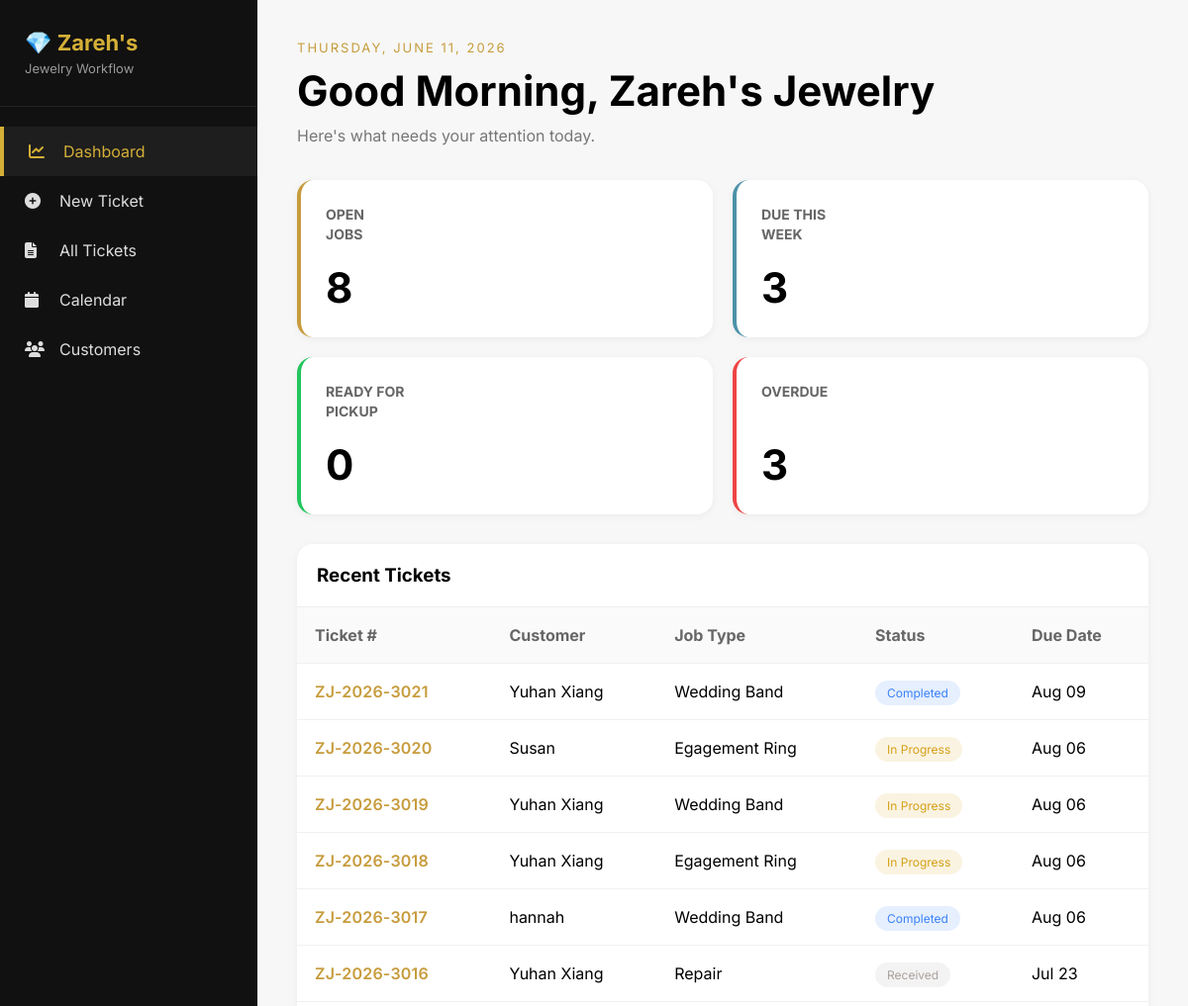
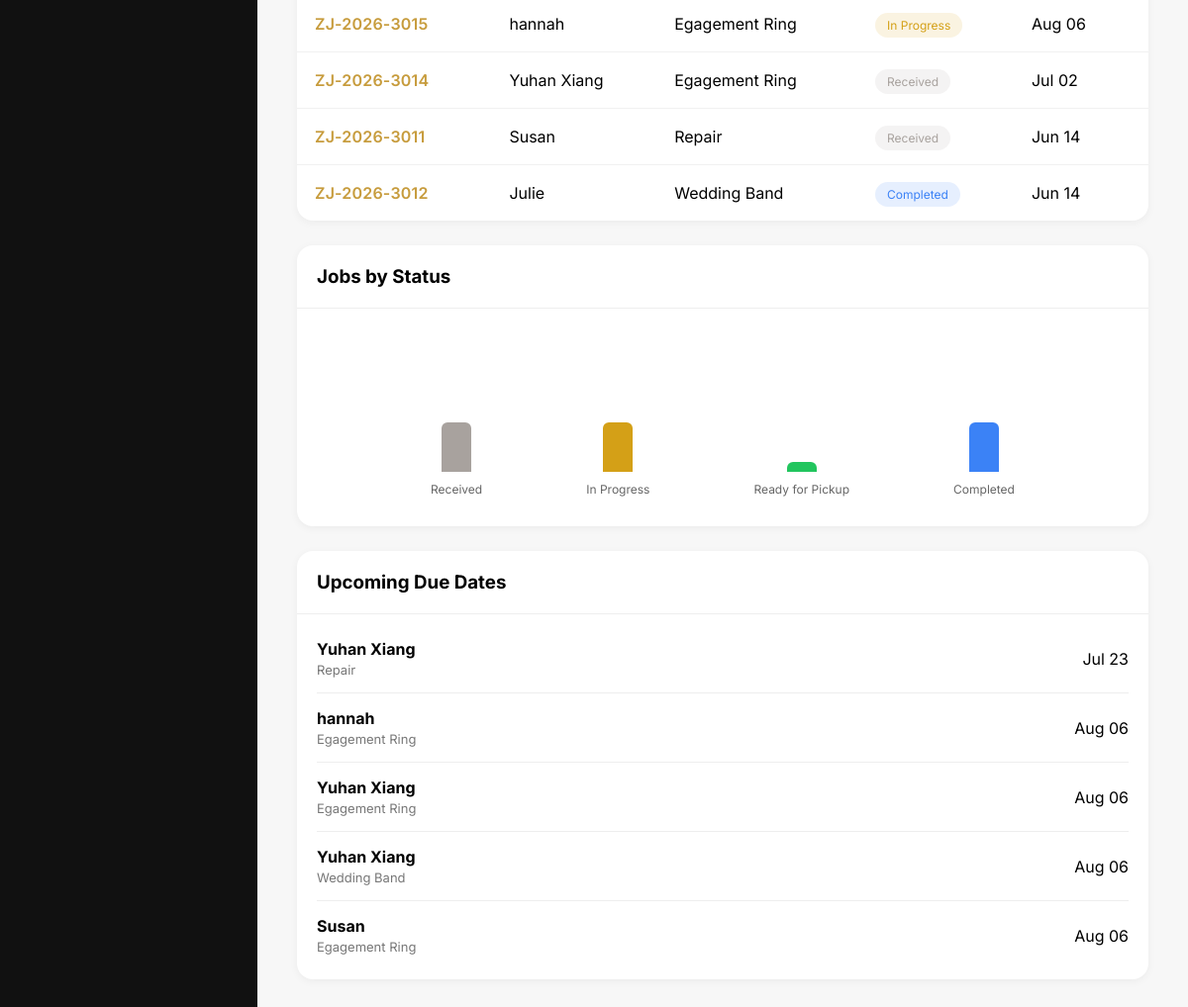
The page / on the database its author committed (2 pictures, top to bottom).
### core/models.py (models this page shows, shortened)
class Ticket(models.Model):
    ticket_number = models.CharField(
        max_length=20,
        unique=True
    )
    customer = models.ForeignKey(
        Customer,
        on_delete=models.CASCADE,
        related_name="tickets"
    )
    job_type = models.ForeignKey(
        JobType,
        on_delete=models.PROTECT
    )
    status = models.ForeignKey(
        Status,
        on_delete=models.PROTECT
    )
    description = models.TextField()
    created_date = models.DateTimeField(auto_now_add=True)
    due_date = models.DateField()
    price = models.DecimalField(
        max_digits=10,
        decimal_places=2,
        blank=True,
        null=True
    )
    completed_date = models.DateField(
        blank=True,
        null=True
    )

class Customer(models.Model):
    name = models.CharField(max_length=100)
    phone = models.CharField(max_length=20)
    email = models.EmailField(blank=True, null=True)
    note = models.TextField(blank=True)
    created_date = models.DateTimeField(auto_now_add=True)
    class Meta:
        ordering = ["name"]

class JobType(models.Model):
    type = models.CharField(max_length=100, unique=True)
    duration = models.PositiveIntegerField(default=7)

class Status(models.Model):
    status = models.CharField(max_length=50, unique=True)
    color = models.CharField(max_length=20, default="#c79c3d")

### core/views.py (the view)
# urls.py: path('', views.dashboard, name='dashboard'),
def dashboard(request):
    today = timezone.now().date()
    start_of_week = today - timedelta(days=today.weekday())
    end_of_week = start_of_week + timedelta(days=6)
    three_months_ago = today - timedelta(days=90)
    recent_tickets = Ticket.objects.filter(
        created_date__gte=three_months_ago
    ).order_by('-created_date')[:10]
    open_jobs = Ticket.objects.exclude(
        status__status="Completed"
    ).count()
    due_this_week = Ticket.objects.filter(
        due_date__lte=end_of_week
    ).exclude(
        status__status__in=[
            "Completed",
            "Ready for Pickup"
        ]
    ).count()
    ready_for_pickup = Ticket.objects.filter(
        status__status="Ready for Pickup"
    ).count()
    overdue = Ticket.objects.filter(
        due_date__lt=today
    ).exclude(
        status__status__in=[
            "Completed",
            "Ready for Pickup"
        ]
    ).count()
    status_summary = []
    for status in Status.objects.all():
        count = Ticket.objects.filter(status=status).count()
        status_summary.append({
            "name": status.status,
            "count": count,
            "color": status.color
        })
    upcoming_due_dates = Ticket.objects.filter(
        due_date__gte=today
    ).exclude(
        status__status="Completed"
    ).order_by('due_date')[:5]
    context = {
        "recent_tickets": recent_tickets,
        "open_jobs": open_jobs,
        "due_this_week": due_this_week,
        "ready_for_pickup": ready_for_pickup,
        "overdue": overdue,
        "status_summary": status_summary,
        "upcoming_due_dates": upcoming_due_dates,
    }
    return render(request, "core/dashboard.html", context)

### core/templates/core/dashboard.html (shortened to what this page needs)
{% extends 'core/base.html' %}
{% block content %}
<div class="dashboard">
    <div class="dashboard-header">
        <p class="date">THURSDAY, JUNE 11, 2026</p>
        <h1>Good Morning, Zareh's Jewelry</h1>
        <p class="subtitle">Here's what needs your attention today.</p>
    </div>
    <div class="stats-grid">
    <div
    class="stat-card jobs clickable-card"
    onclick="window.location='{% url 'all_tickets' %}?open=1'"
>
    <div class="stat-top">
        <h4>OPEN<br>JOBS</h4>
    </div>
    <h2>{{ open_jobs }}</h2>
</div>
        <div
    class="stat-card due clickable-card"
    onclick="window.location='{% url 'all_tickets' %}?due=thisweek'"
>
    <div class="stat-top">
        <h4>DUE THIS<br>WEEK</h4>
    </div>
    <h2>{{ due_this_week }}</h2>
</div>
        <div
    class="stat-card pickup clickable-card"
    onclick="window.location='{% url 'all_tickets' %}?pickup=1'"
>
    <div class="stat-top">
        <h4>READY FOR<br>PICKUP</h4>
    </div>
    <h2>{{ ready_for_pickup }}</h2>
</div>
        <div
    class="stat-card overdue clickable-card"
    onclick="window.location='{% url 'all_tickets' %}?overdue=1'"
>
    <div class="stat-top">
        <h4>OVERDUE</h4>
    </div>
    <h2>{{ overdue }}</h2>
</div>
    </div>
    <div class="dashboard-grid">
        <div class="panel">
            <div class="panel-header">
                <h3>Recent Tickets</h3>
            </div>
            <table class="ticket-table">
                <thead>
                    <tr>
                        <th>Ticket #</th>
                        <th>Customer</th>
                        <th>Job Type</th>
                        <th>Status</th>
                        <th>Due Date</th>
                    </tr>
                </thead>
                <tbody>
{% for ticket in recent_tickets %}
<tr
    class="clickable-row"
    onclick="window.location='{% url 'ticket_detail' ticket.id %}'"
>
    <td class="ticket-number">
    {{ ticket.ticket_number }}
</td>
    <td>{{ ticket.customer.name }}</td>
    <td>{{ ticket.job_type.type }}</td>
    <td>
        <span
            class="status"
            style="
                background-color:{{ ticket.status.color }}20;
                color:{{ ticket.status.color }};
            "
        >
            {{ ticket.status.status }}
        </span>
    </td>
    <td>{{ ticket.due_date|date:"M d" }}</td>
</tr>
{% empty %}
<tr>
    <td colspan="5">
        No tickets found
    </td>
</tr>
{% endfor %}
</tbody>
            </table>
        </div>
        <div class="right-column">
            <div class="panel">
                <div class="panel-header">
                    <h3>Jobs by Status</h3>
                </div>
                <div class="chart-container">
    {% for item in status_summary %}
    <div class="bar-item">
        <div
            class="bar"
            style="
                height:{{ item.count|add:'1' }}0px;
                background:{{ item.color }};
            "
        ></div>
        <span>{{ item.name }}</span>
    </div>
    {% endfor %}
</div>
            </div>
            <div class="panel">
                <div class="panel-header">
                    <h3>Upcoming Due Dates</h3>
                </div>
                <div class="due-list">
{% for ticket in upcoming_due_dates %}
<div
    class="due-item clickable-card"
    onclick="window.location='{% url 'ticket_detail' ticket.id %}'"
>
    <div>
        <strong>
            {{ ticket.customer.name }}
        </strong>
        <p>
            {{ ticket.job_type.type }}
        </p>
    </div>
    <span>
        {{ ticket.due_date|date:"M d" }}
    </span>
</div>
{% empty %}
<div class="due-item">
    No upcoming jobs
</div>
{% endfor %}
</div>
            </div>
        </div>
    </div>
</div>
{% endblock %}

### core/templates/core/base.html (style rules this page uses)
* { margin:0; padding:0; box-sizing:border-box; font-family:'Inter',sans-serif; }
body { display:flex; min-height:100vh; background:#f7f7f7; }

### core/templates/core/dashboard.html (style rules this page uses)
.dashboard { width:100%; }
.dashboard-header { margin-bottom:35px; }
.date { color:#c79c3d; font-size:13px; letter-spacing:2px; margin-bottom:10px; }
.dashboard-header h1 { font-size:42px; margin-bottom:10px; }
.subtitle { color:#777; }
.stats-grid { display:grid; grid-template-columns:repeat(4,1fr); gap:20px; margin-bottom:30px; }
.stat-card { background:white; border-radius:16px; padding:25px; box-shadow:0 2px 8px rgba(0,0,0,.05); }
.stat-card h4 { color:#666; font-size:14px; margin-bottom:15px; }
.stat-card h2 { font-size:42px; }
.jobs { border-left:4px solid #c79c3d; }
.due { border-left:4px solid #4c92a8; }
.pickup { border-left:4px solid #22c55e; }
.overdue { border-left:4px solid #ef4444; }
.dashboard-grid { display:grid; grid-template-columns:2fr 1fr; gap:25px; }
.right-column { display:flex; flex-direction:column; gap:25px; }
.panel { background:white; border-radius:16px; overflow:hidden; box-shadow:0 2px 8px rgba(0,0,0,.05); }
.panel-header { padding:20px; border-bottom:1px solid #eee; }
.ticket-table { width:100%; border-collapse:collapse; }
.ticket-table th { text-align:left; padding:18px; background:#fafafa; color:#666; }
.ticket-table td { padding:18px; border-top:1px solid #f1f1f1; }
.status { padding:5px 12px; border-radius:20px; font-size:12px; }
.chart-container { height:220px; display:flex; justify-content:space-evenly; align-items:flex-end; padding:30px; }
.bar-item { display:flex; flex-direction:column; align-items:center; }
.bar { width:30px; border-radius:6px 6px 0 0; margin-bottom:10px; }
.bar-item span { font-size:12px; color:#666; }
.due-list { padding:10px 20px; }
.due-item { display:flex; justify-content:space-between; align-items:center; padding:15px 0; border-bottom:1px solid #eee; }
.due-item:last-child { border-bottom:none; }
.due-item p { margin-top:3px; color:#777; font-size:13px; }
.clickable-row { cursor:pointer; transition:.2s; }
.clickable-card { cursor:pointer; transition:.2s; }
.stat-card { position:relative; overflow:hidden; }
.stat-top { display:flex; justify-content:space-between; align-items:flex-start; }
.stat-top h4 { line-height:1.4; }
.clickable-card { cursor:pointer; transition:.25s; }
.ticket-number { color:#c79c3d; font-weight:600; letter-spacing:.2px; }
@media (max-width:1200px) { .stats-grid { grid-template-columns:repeat(2,1fr); } }
@media (max-width:1200px) { .dashboard-grid { grid-template-columns:1fr; } }

### rows shown on the page
Ticket: ticket_number "ZJ-2026-3021", customer.name "Yuhan Xiang", job_type.type "Wedding Band", status.status "Completed", due_date "Aug 09"
Ticket: ticket_number "ZJ-2026-3020", customer.name "Susan", job_type.type "Egagement Ring", status.status "In Progress", due_date "Aug 06"
Ticket: ticket_number "ZJ-2026-3019", customer.name "Yuhan Xiang", job_type.type "Wedding Band", status.status "In Progress", due_date "Aug 06"
Ticket: ticket_number "ZJ-2026-3018", customer.name "Yuhan Xiang", job_type.type "Egagement Ring", status.status "In Progress", due_date "Aug 06"
Ticket: ticket_number "ZJ-2026-3017", customer.name "hannah", job_type.type "Wedding Band", status.status "Completed", due_date "Aug 06"
Ticket: ticket_number "ZJ-2026-3016", customer.name "Yuhan Xiang", job_type.type "Repair", status.status "Received", due_date "Jul 23"
Ticket: ticket_number "ZJ-2026-3015", customer.name "hannah", job_type.type "Egagement Ring", status.status "In Progress", due_date "Aug 06"
Ticket: ticket_number "ZJ-2026-3014", customer.name "Yuhan Xiang", job_type.type "Egagement Ring", status.status "Received", due_date "Jul 02"
Ticket: ticket_number "ZJ-2026-3011", customer.name "Susan", job_type.type "Repair", status.status "Received", due_date "Jun 14"
Ticket: ticket_number "ZJ-2026-3012", customer.name "Julie", job_type.type "Wedding Band", status.status "Completed", due_date "Jun 14"
Status: name "Received"
Status: name "In Progress"
Status: name "Ready for Pickup"
Status: name "Completed"

### other values the page prints
{{ open_jobs }} "8"
{{ due_this_week }} "3"
{{ ready_for_pickup }} "0"
{{ overdue }} "3"
